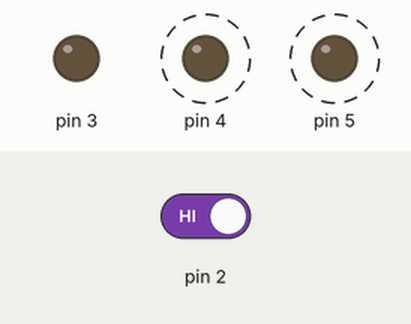
Simulated run of this sketch. Board: Arduino Uno, built with avr-gcc and run on an emulated ATmega328P. Shown: output pins drawn as LEDs (lit = HIGH). Dashed ring = blinking. The inputs (shaded band) are chosen by the test bench; at power-on: pin 2 HIGH.

Above: at 3.8 s.
3.9 s: pin 2 driven LOW
At 4.37 s:
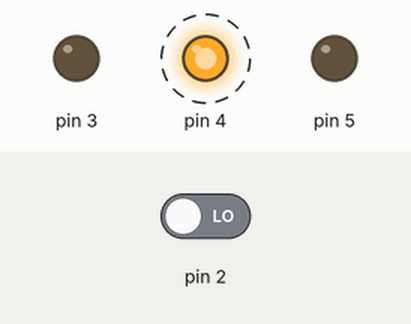
At 4.8 s:
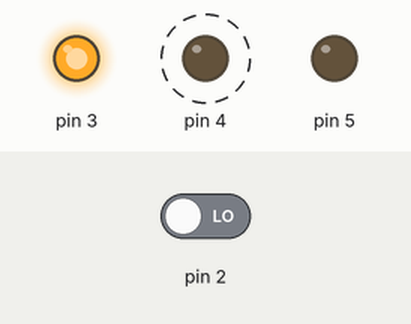
6.0 s: pin 2 driven HIGH
At 7.12 s:
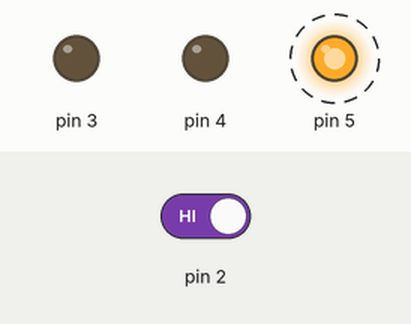
Timing chart, 0 to 16.5 s (numbered marks = the images above; inputs shaded):
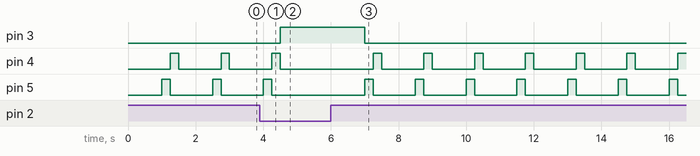

The sketch:

SpaceShipLights.ino
```cpp
int switchState = 0;

void setup() {
  // put your setup code here, to run once:
  pinMode(2, INPUT);
  pinMode(3, OUTPUT);
  pinMode(4, OUTPUT);
  pinMode(5, OUTPUT);
}

void loop(){
  // put your main code here, to run repeatedly:
  switchState = digitalRead(2);

  if (switchState == LOW) { //if button not pressed
    digitalWrite(3, HIGH);
    digitalWrite(4, LOW);
    digitalWrite(5, LOW);
  } else { //if button pressed
    //flicker
    delay(1000);
    digitalWrite(3, LOW);
    digitalWrite(4, LOW);
    digitalWrite(5, HIGH);
    delay(250);
    digitalWrite(4, HIGH);
    digitalWrite(5, LOW);
    delay(250);
    digitalWrite(4, LOW);
    digitalWrite(5, LOW);
  }

}
```

Measured:
- after the input at 3.9 s, pin 3: LOW → HIGH after 0.60 s; pin 5: goes on until 4.3 s, then stays LOW
- after the input at 6.0 s, pin 3: HIGH → LOW after 1.0 s; pin 4: alternates HIGH for 0.25 s and LOW for 1.3 s, starting after 1.3 s; pin 5: alternates HIGH for 0.25 s and LOW for 1.3 s, starting after 1.0 s
- by itself, pin 4, pin 5: alternates HIGH for 0.25 s and LOW for 1.3 s
